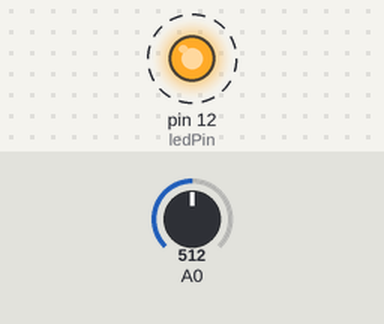
Simulated run of this sketch. Board: Arduino Uno, built with avr-gcc and run on an emulated ATmega328P. On the bench: output pins drawn as LEDs (lit = HIGH). Dashed ring = blinking. Inputs (shaded band) come from the test bench; at power-on: A0 = 512. What the sketch prints to the serial monitor is not drawn.

Above: at 1.25 s.
1.3 s: A0 set to 109
4.3 s: A0 set to 94
At 4.3 s:
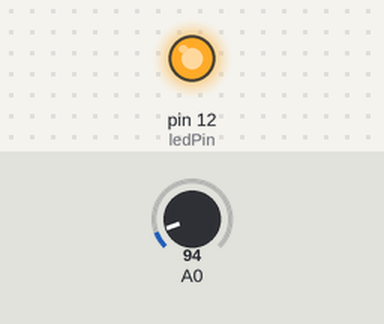
5.8 s: A0 set to 110
At 5.95 s:
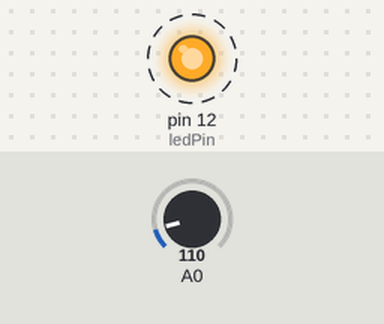
8.8 s: A0 set to 90
Timing chart, 0 to 11.3 s (numbered marks = the images above; inputs shaded):
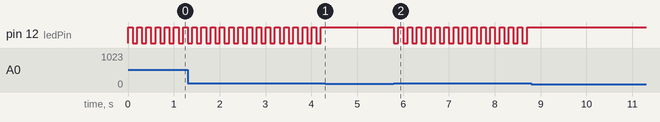

Measured:
- the behaviour switches between 100 and 99 on A0 (found by bisection; images 0 and 1)
- after the input at 4.3 s, pin 12 (ledPin): stops changing and stays HIGH
- after the input at 5.8 s, pin 12 (ledPin): alternates HIGH for 0.10 s and LOW for 0.10 s, starting at once
- after the input at 8.8 s, pin 12 (ledPin): stops changing and stays HIGH
- by itself, pin 12 (ledPin): alternates HIGH for 0.10 s and LOW for 0.10 s

The sketch:

acoustic-switch.ino
```cpp
int ledPin = 12;
int threshold = 100;
int volume;
int knockSensor = A0;
int sensorReading = 0;
int ledState = LOW;

void setup() {
Serial.begin(9600);
pinMode (ledPin,OUTPUT);
}

void loop() {
volume = analogRead(A0);

if(volume>=threshold){
  digitalWrite(ledPin,HIGH);
  ledState = !ledState;
  digitalWrite(ledPin, ledState);
  Serial.println("Knock");
delay(100);
}
}
```
